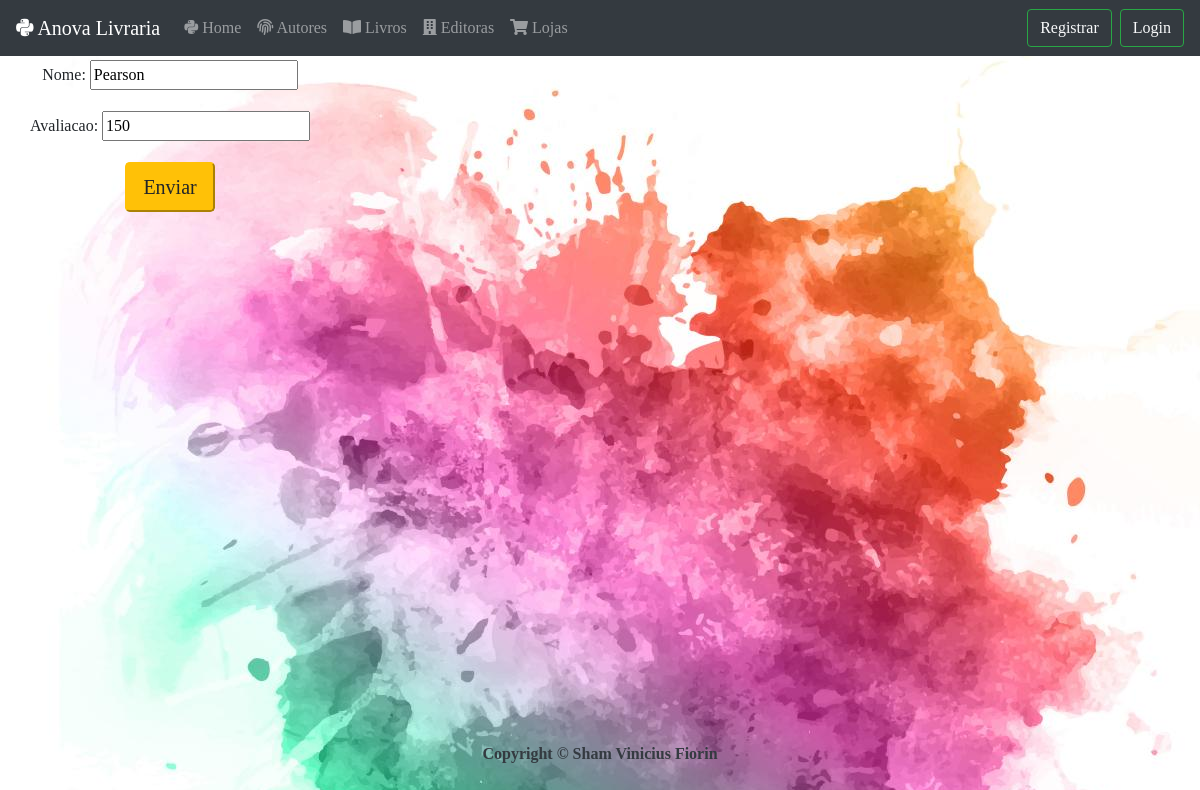
Before: /editoras/update/1/ with the older database file.
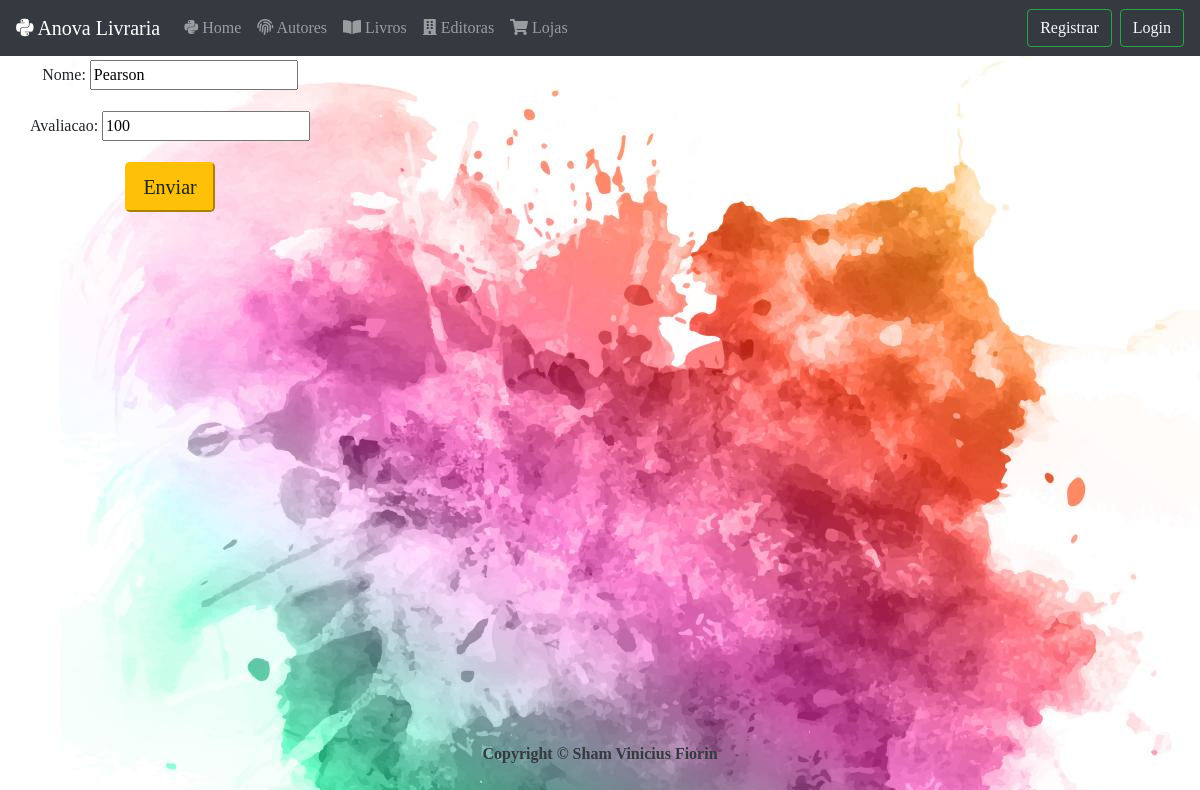
After: the same page with the newer database file.
### estoque/models.py (models this page shows, shortened)
class Editora(models.Model):
	nome = models.CharField(max_length=255)
	avaliacao = models.IntegerField()

### estoque/views.py (the view)
# urls.py: path('editoras/update/<int:pk>/', views.EditoraUpdateView.as_view(), name='editora-update'),
class EditoraUpdateView(UpdateView):
	model = Editora
	fields = '__all__'
	success_url = reverse_lazy('editoras-list')

### estoque/templates/estoque/editora_form.html (shortened to what this page needs)
{% extends 'estoque/base.html' %}
{% block content %}
<div class="row text-center">
	<form method="post">
		{{ form.as_p }}
		<button type="submit" class="btn-lg btn-warning">Enviar</button>
	</form>
</div>
{% endblock content %}

Changed rows visible on the page:
changed Editora "Pearson": avaliacao "150" → "100"
